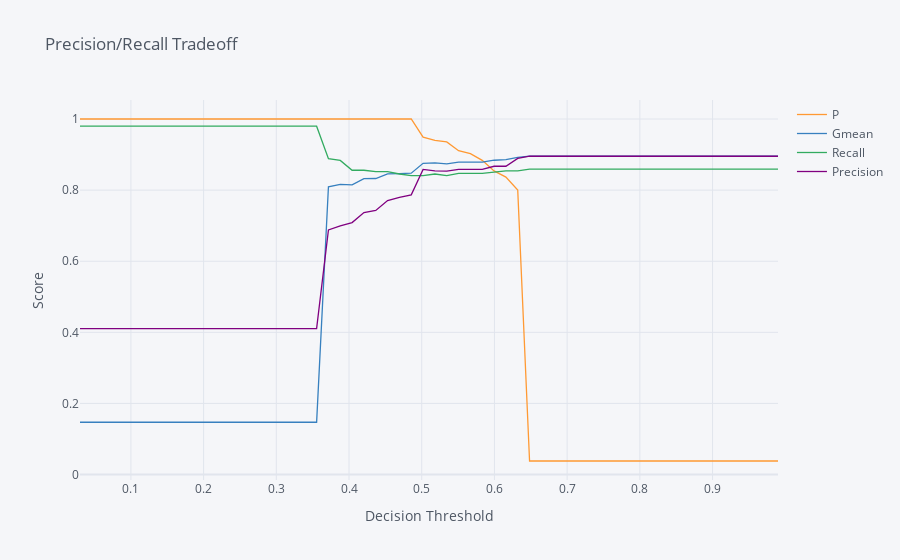

Write notebook code for a chart like this one.
### Code cell
import cufflinks
from IPython.core.interactiveshell import InteractiveShell
InteractiveShell.ast_node_interactivity = 'all'

cufflinks.go_offline()
cufflinks.set_config_file(world_readable=True, theme='pearl')

precision_recall = mean_pp, mean_gm, mean_r,mean_p, thresholds 
precision_recall = pd.DataFrame(precision_recall).T
precision_recall.columns = ['P','Gmean', 'Recall', 'Precision','Thresholds']
precision_recall.iplot(x='Thresholds', xTitle='Decision Threshold',yTitle='Score', title='Precision/Recall Tradeoff')
